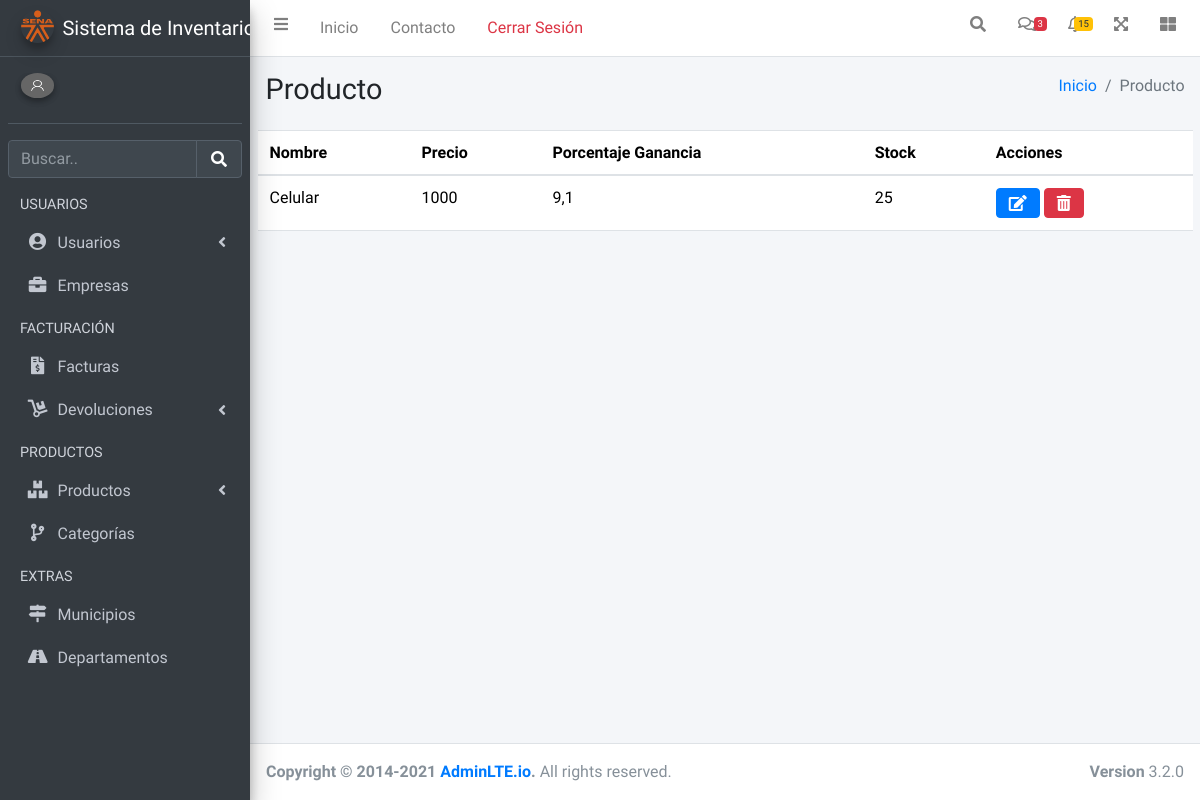
/productos/producto/, run on an earlier commit of the app's database.
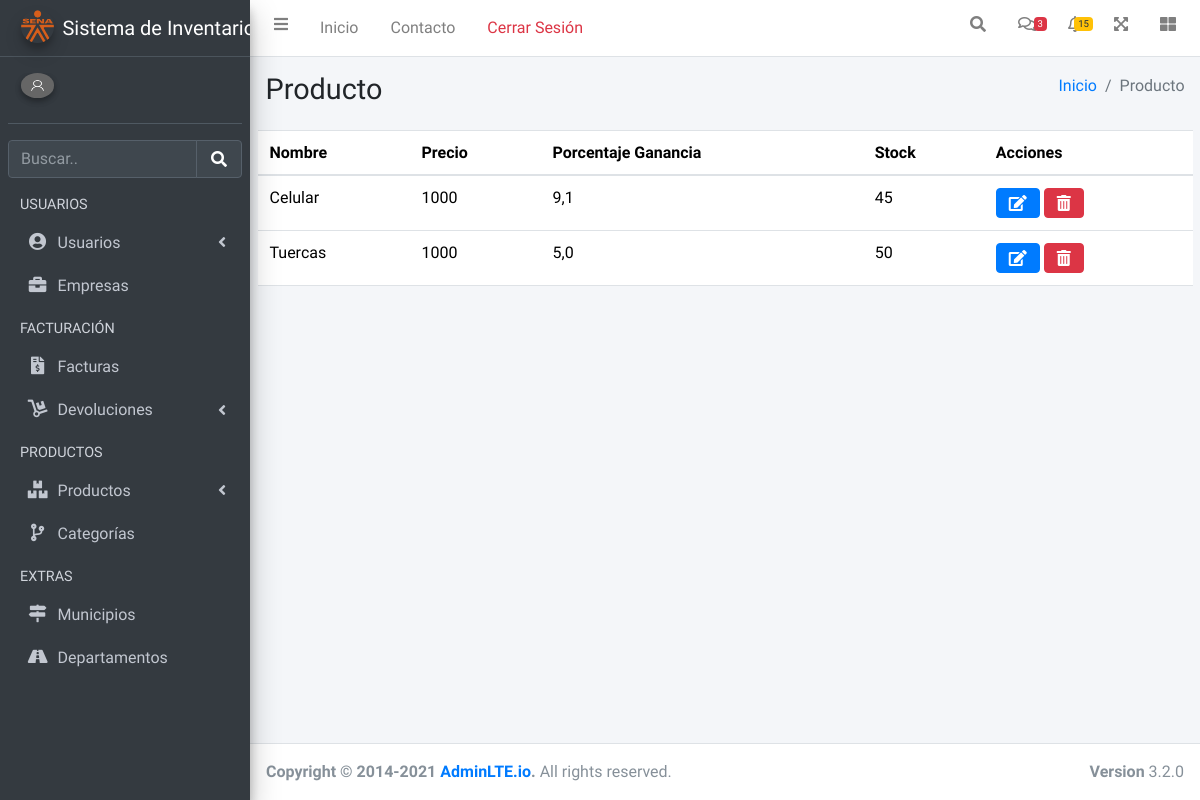
And on a later commit of the database.
### productos/models.py (models this page shows, shortened)
class Producto(models.Model):
    nombre=models.CharField(max_length=60, verbose_name="Nombre Producto")
    precio=models.PositiveBigIntegerField(validators=[MinValueValidator(1)], verbose_name="Precio")
    porcentaje_ganancia=models.DecimalField(validators=[MinValueValidator(0.0)],decimal_places=1,max_digits=2, verbose_name="Porcentaje Ganancia")
    stock= models.PositiveIntegerField(validators=[MinValueValidator(0)], verbose_name="Stock")
    class Estado(models.TextChoices):
        ACTIVO='1', _('Activo')
        INACTIVO='0', _('Inactivo')
    estado=models.CharField(max_length=1, choices=Estado.choices, default=Estado.ACTIVO, verbose_name="Estado")

### productos/views.py (the view)
# urls.py: path('productos/',include('productos.urls')),
def productos(request):
    titulo= 'Producto'
    productos= Producto.objects.all()
    context={
    'titulo':titulo,
    'productos':productos
    }
    return render(request,'productos/productos.html',context)

### base/context_processors.py (called while the page is built)
def sesion(request):
    usuario_actual= request.user
    image_user=r"../media/images/usuarios/default.png"
    if request.user.is_authenticated:
        if Usuario.objects.filter(user_id=usuario_actual.id):
            image_user=Usuario.objects.get(user_id=usuario_actual.id).foto.url
    context={
        'usuario_actual':usuario_actual,
        'image_user': image_user
    }
    return context

### base/templates/productos/productos.html
{% extends 'partials/body.html' %}
{% block contenido %}
<table class="table">
  <thead>
    <tr>
      <th scope="col">Nombre</th>
      <th scope="col">Precio</th>
      <th scope="col">Porcentaje Ganancia</th>
      <th scope="col">Stock</th>
      <th scope="col">Acciones</th>
    </tr>
  </thead>
  <tbody>
    {% for producto in productos %}
    <tr>
      {% if producto.estado != '3' %}
      <td >{{producto.nombre}}</td>
      <td>{{producto.precio}}</td>
      <td>{{producto.porcentaje_ganancia}}</td>
      <td>{{producto.stock}}</td>
      <td><a class="btn btn-primary" href="{% url 'productos-editar' producto.id  %}"><i class="fas fa-edit"></i></a>
        <a class="btn btn-danger" href="{% url 'productos-eliminar' producto.id  %}"><i class="fas fa-trash-alt"></i></a>
      </td>
      {% endif %}
    </tr>
    {% endfor %}
  </tbody>
</table>
{% endblock contenido %}

What changed in the data, as far as the page shows it:
changed Producto "Celular": stock "25" → "45"
added Producto: nombre "Tuercas", precio "1000", porcentaje_ganancia "5,0", stock "50"
